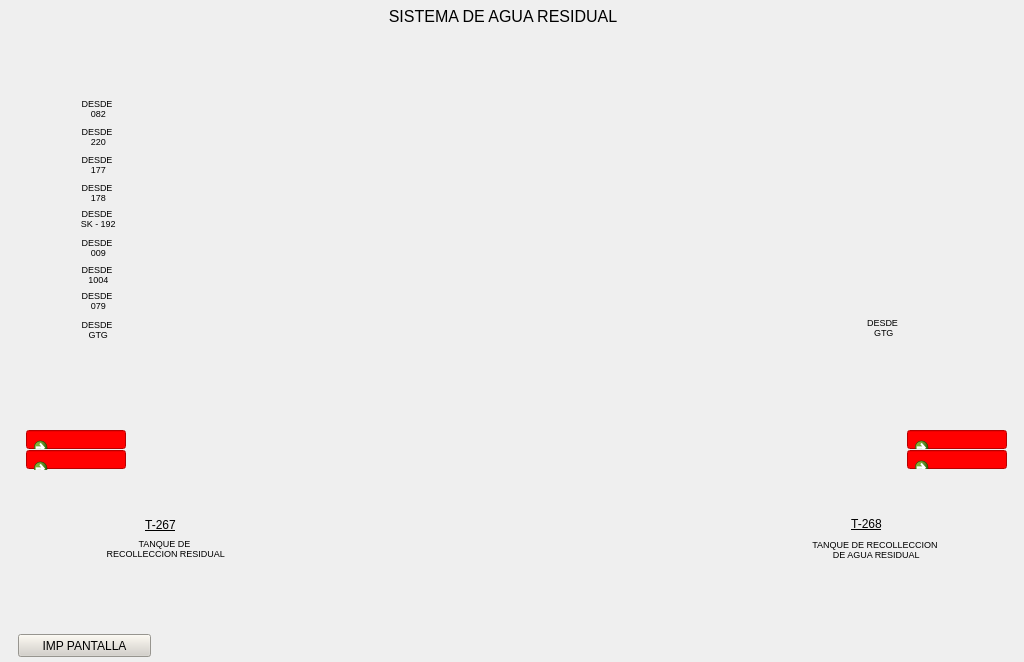
<?xml version="1.0" encoding="UTF-8"?>
<ui version="4.0">
 <class>SisAguaRes</class>
 <widget class="QWidget" name="SisAguaRes">
  <property name="geometry">
   <rect>
    <x>0</x>
    <y>0</y>
    <width>1024</width>
    <height>662</height>
   </rect>
  </property>
  <property name="minimumSize">
   <size>
    <width>1024</width>
    <height>662</height>
   </size>
  </property>
  <property name="maximumSize">
   <size>
    <width>1024</width>
    <height>662</height>
   </size>
  </property>
  <property name="windowTitle">
   <string>Form</string>
  </property>
  <widget class="QLabel" name="label">
   <property name="geometry">
    <rect>
     <x>0</x>
     <y>0</y>
     <width>1024</width>
     <height>662</height>
    </rect>
   </property>
   <property name="text">
    <string/>
   </property>
   <property name="pixmap">
    <pixmap resource="../Resources.qrc">:/Resources/PNG/N2.png</pixmap>
   </property>
   <property name="scaledContents">
    <bool>true</bool>
   </property>
  </widget>
  <widget class="QLabel" name="lbSistAguaResT">
   <property name="geometry">
    <rect>
     <x>380</x>
     <y>4</y>
     <width>246</width>
     <height>24</height>
    </rect>
   </property>
   <property name="font">
    <font>
     <pointsize>12</pointsize>
    </font>
   </property>
   <property name="text">
    <string>SISTEMA DE AGUA RESIDUAL</string>
   </property>
   <property name="alignment">
    <set>Qt::AlignCenter</set>
   </property>
  </widget>
  <widget class="QLabel" name="lbDes082T">
   <property name="geometry">
    <rect>
     <x>70</x>
     <y>96</y>
     <width>54</width>
     <height>24</height>
    </rect>
   </property>
   <property name="font">
    <font>
     <pointsize>7</pointsize>
    </font>
   </property>
   <property name="text">
    <string>DESDE
 082</string>
   </property>
   <property name="alignment">
    <set>Qt::AlignCenter</set>
   </property>
  </widget>
  <widget class="QLabel" name="lbDes220T">
   <property name="geometry">
    <rect>
     <x>70</x>
     <y>124</y>
     <width>54</width>
     <height>24</height>
    </rect>
   </property>
   <property name="font">
    <font>
     <pointsize>7</pointsize>
    </font>
   </property>
   <property name="text">
    <string>DESDE
 220</string>
   </property>
   <property name="alignment">
    <set>Qt::AlignCenter</set>
   </property>
  </widget>
  <widget class="QLabel" name="lbDes177T">
   <property name="geometry">
    <rect>
     <x>70</x>
     <y>152</y>
     <width>54</width>
     <height>24</height>
    </rect>
   </property>
   <property name="font">
    <font>
     <pointsize>7</pointsize>
    </font>
   </property>
   <property name="text">
    <string>DESDE
 177</string>
   </property>
   <property name="alignment">
    <set>Qt::AlignCenter</set>
   </property>
  </widget>
  <widget class="QLabel" name="lbDes178T">
   <property name="geometry">
    <rect>
     <x>70</x>
     <y>180</y>
     <width>54</width>
     <height>24</height>
    </rect>
   </property>
   <property name="font">
    <font>
     <pointsize>7</pointsize>
    </font>
   </property>
   <property name="text">
    <string>DESDE
 178</string>
   </property>
   <property name="alignment">
    <set>Qt::AlignCenter</set>
   </property>
  </widget>
  <widget class="QLabel" name="lbDesSk192T_2">
   <property name="geometry">
    <rect>
     <x>70</x>
     <y>206</y>
     <width>54</width>
     <height>24</height>
    </rect>
   </property>
   <property name="font">
    <font>
     <pointsize>7</pointsize>
    </font>
   </property>
   <property name="text">
    <string>DESDE
 SK - 192</string>
   </property>
   <property name="alignment">
    <set>Qt::AlignCenter</set>
   </property>
  </widget>
  <widget class="QLabel" name="lbDes009T">
   <property name="geometry">
    <rect>
     <x>70</x>
     <y>235</y>
     <width>54</width>
     <height>24</height>
    </rect>
   </property>
   <property name="font">
    <font>
     <pointsize>7</pointsize>
    </font>
   </property>
   <property name="text">
    <string>DESDE
 009</string>
   </property>
   <property name="alignment">
    <set>Qt::AlignCenter</set>
   </property>
  </widget>
  <widget class="QLabel" name="lbDes1004T">
   <property name="geometry">
    <rect>
     <x>70</x>
     <y>262</y>
     <width>54</width>
     <height>24</height>
    </rect>
   </property>
   <property name="font">
    <font>
     <pointsize>7</pointsize>
    </font>
   </property>
   <property name="text">
    <string>DESDE
 1004</string>
   </property>
   <property name="alignment">
    <set>Qt::AlignCenter</set>
   </property>
  </widget>
  <widget class="QLabel" name="lbDes079T">
   <property name="geometry">
    <rect>
     <x>70</x>
     <y>288</y>
     <width>54</width>
     <height>24</height>
    </rect>
   </property>
   <property name="font">
    <font>
     <pointsize>7</pointsize>
    </font>
   </property>
   <property name="text">
    <string>DESDE
 079</string>
   </property>
   <property name="alignment">
    <set>Qt::AlignCenter</set>
   </property>
  </widget>
  <widget class="QLabel" name="lbDesGTGT">
   <property name="geometry">
    <rect>
     <x>70</x>
     <y>317</y>
     <width>54</width>
     <height>24</height>
    </rect>
   </property>
   <property name="font">
    <font>
     <pointsize>7</pointsize>
    </font>
   </property>
   <property name="text">
    <string>DESDE
 GTG</string>
   </property>
   <property name="alignment">
    <set>Qt::AlignCenter</set>
   </property>
  </widget>
  <widget class="QLabel" name="lbDesGTG2T">
   <property name="geometry">
    <rect>
     <x>859</x>
     <y>317</y>
     <width>47</width>
     <height>21</height>
    </rect>
   </property>
   <property name="font">
    <font>
     <pointsize>7</pointsize>
    </font>
   </property>
   <property name="text">
    <string>DESDE
 GTG</string>
   </property>
   <property name="alignment">
    <set>Qt::AlignCenter</set>
   </property>
  </widget>
  <widget class="QLineEdit" name="leAlarm1">
   <property name="geometry">
    <rect>
     <x>26</x>
     <y>430</y>
     <width>100</width>
     <height>19</height>
    </rect>
   </property>
   <property name="styleSheet">
    <string notr="true">background-color: rgb(255, 0, 0);
border-color: rgb(0, 0, 0);
color: rgb(128, 128, 128);</string>
   </property>
  </widget>
  <widget class="QLineEdit" name="leAlarm2">
   <property name="geometry">
    <rect>
     <x>26</x>
     <y>450</y>
     <width>100</width>
     <height>19</height>
    </rect>
   </property>
   <property name="styleSheet">
    <string notr="true">background-color: rgb(255, 0, 0);
color: rgb(128, 128, 128);
border-color: rgb(0, 0, 0);</string>
   </property>
  </widget>
  <widget class="QLabel" name="lbTannRecResiT">
   <property name="geometry">
    <rect>
     <x>101</x>
     <y>528</y>
     <width>127</width>
     <height>41</height>
    </rect>
   </property>
   <property name="font">
    <font>
     <pointsize>7</pointsize>
    </font>
   </property>
   <property name="text">
    <string>TANQUE DE
 RECOLLECCION RESIDUAL</string>
   </property>
   <property name="alignment">
    <set>Qt::AlignCenter</set>
   </property>
  </widget>
  <widget class="QPushButton" name="btImpPant">
   <property name="geometry">
    <rect>
     <x>18</x>
     <y>634</y>
     <width>133</width>
     <height>23</height>
    </rect>
   </property>
   <property name="styleSheet">
    <string notr="true">background-color: rgb(212, 208, 200);</string>
   </property>
   <property name="text">
    <string>IMP PANTALLA</string>
   </property>
  </widget>
  <widget class="QLabel" name="lbT267T">
   <property name="geometry">
    <rect>
     <x>140</x>
     <y>518</y>
     <width>41</width>
     <height>13</height>
    </rect>
   </property>
   <property name="font">
    <font>
     <underline>true</underline>
     <strikeout>false</strikeout>
    </font>
   </property>
   <property name="text">
    <string>T-267</string>
   </property>
   <property name="alignment">
    <set>Qt::AlignCenter</set>
   </property>
  </widget>
  <widget class="QLineEdit" name="leAlarm4">
   <property name="geometry">
    <rect>
     <x>907</x>
     <y>450</y>
     <width>100</width>
     <height>19</height>
    </rect>
   </property>
   <property name="styleSheet">
    <string notr="true">background-color: rgb(255, 0, 0);
color: rgb(128, 128, 128);
border-color: rgb(0, 0, 0);</string>
   </property>
  </widget>
  <widget class="QLineEdit" name="leAlarm3">
   <property name="geometry">
    <rect>
     <x>907</x>
     <y>430</y>
     <width>100</width>
     <height>19</height>
    </rect>
   </property>
   <property name="styleSheet">
    <string notr="true">background-color: rgb(255, 0, 0);
border-color: rgb(0, 0, 0);
color: rgb(128, 128, 128);</string>
   </property>
  </widget>
  <widget class="QLabel" name="lbTannRecAguaResiT">
   <property name="geometry">
    <rect>
     <x>809</x>
     <y>528</y>
     <width>132</width>
     <height>42</height>
    </rect>
   </property>
   <property name="font">
    <font>
     <pointsize>7</pointsize>
    </font>
   </property>
   <property name="text">
    <string>TANQUE DE RECOLLECCION
 DE AGUA RESIDUAL</string>
   </property>
   <property name="alignment">
    <set>Qt::AlignCenter</set>
   </property>
  </widget>
  <widget class="QLabel" name="lbT268T">
   <property name="geometry">
    <rect>
     <x>846</x>
     <y>517</y>
     <width>41</width>
     <height>13</height>
    </rect>
   </property>
   <property name="font">
    <font>
     <underline>true</underline>
     <strikeout>false</strikeout>
    </font>
   </property>
   <property name="text">
    <string>T-268</string>
   </property>
   <property name="alignment">
    <set>Qt::AlignCenter</set>
   </property>
  </widget>
  <widget class="QCommandLinkButton" name="btnEmergente_1">
   <property name="geometry">
    <rect>
     <x>26</x>
     <y>430</y>
     <width>100</width>
     <height>19</height>
    </rect>
   </property>
   <property name="styleSheet">
    <string notr="true"/>
   </property>
   <property name="text">
    <string/>
   </property>
   <property name="icon">
    <iconset resource="../Resources.qrc">
     <normaloff>:/Resources/PNG/Extras/transparente.svg</normaloff>:/Resources/PNG/Extras/transparente.svg</iconset>
   </property>
  </widget>
  <widget class="QCommandLinkButton" name="btnEmergente_2">
   <property name="geometry">
    <rect>
     <x>26</x>
     <y>451</y>
     <width>100</width>
     <height>19</height>
    </rect>
   </property>
   <property name="styleSheet">
    <string notr="true"/>
   </property>
   <property name="text">
    <string/>
   </property>
   <property name="icon">
    <iconset resource="../Resources.qrc">
     <normaloff>:/Resources/PNG/Extras/transparente.svg</normaloff>:/Resources/PNG/Extras/transparente.svg</iconset>
   </property>
  </widget>
  <widget class="QCommandLinkButton" name="btnEmergente_3">
   <property name="geometry">
    <rect>
     <x>907</x>
     <y>430</y>
     <width>100</width>
     <height>19</height>
    </rect>
   </property>
   <property name="styleSheet">
    <string notr="true"/>
   </property>
   <property name="text">
    <string/>
   </property>
   <property name="icon">
    <iconset resource="../Resources.qrc">
     <normaloff>:/Resources/PNG/Extras/transparente.svg</normaloff>:/Resources/PNG/Extras/transparente.svg</iconset>
   </property>
  </widget>
  <widget class="QCommandLinkButton" name="btnEmergente_4">
   <property name="geometry">
    <rect>
     <x>907</x>
     <y>450</y>
     <width>100</width>
     <height>19</height>
    </rect>
   </property>
   <property name="styleSheet">
    <string notr="true"/>
   </property>
   <property name="text">
    <string/>
   </property>
   <property name="icon">
    <iconset resource="../Resources.qrc">
     <normaloff>:/Resources/PNG/Extras/transparente.svg</normaloff>:/Resources/PNG/Extras/transparente.svg</iconset>
   </property>
  </widget>
 </widget>
 <resources>
  <include location="../Resources.qrc"/>
 </resources>
 <connections/>
</ui>
